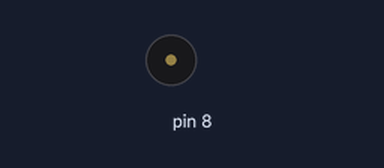
Simulated run of this sketch. Board: Arduino Uno, built with avr-gcc and run on an emulated ATmega328P. Shown: buzzer (waves = sounding).

Above: at 0.3 s.
Timing chart, 0 to 1.8 s (numbered marks = the images above):
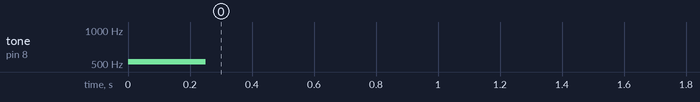

Measured:
- by itself, tone on pin 8: silent → 523 Hz at 0.00 s, → silent 0.25 s later

The sketch:

piezo.ino
```cpp
#define DO4
#define DOs4
#define DO4
#define DO4
#define DO4
#define DO4
#define DO4
#define DO4
#define DO4
#define DO4
#define DO4
#define DO4
#define DO4
#define DO4
#define DO4
#define DO4
#define DO4
#define DO4

int melody[] = {262, 294, 330, 349, 392, 440, 494, 523};//기본멜로디


void setup() {
  // put your setup code here, to run once:
  pinMode(8,OUTPUT);
  for(int i = 0; i<8; i++ ){
    tone(8,melody[i],250);
    //delay(400);
    //noTone(8);

    }
}

void loop() {
  // put your main code here, to run repeatedly:

}
```
